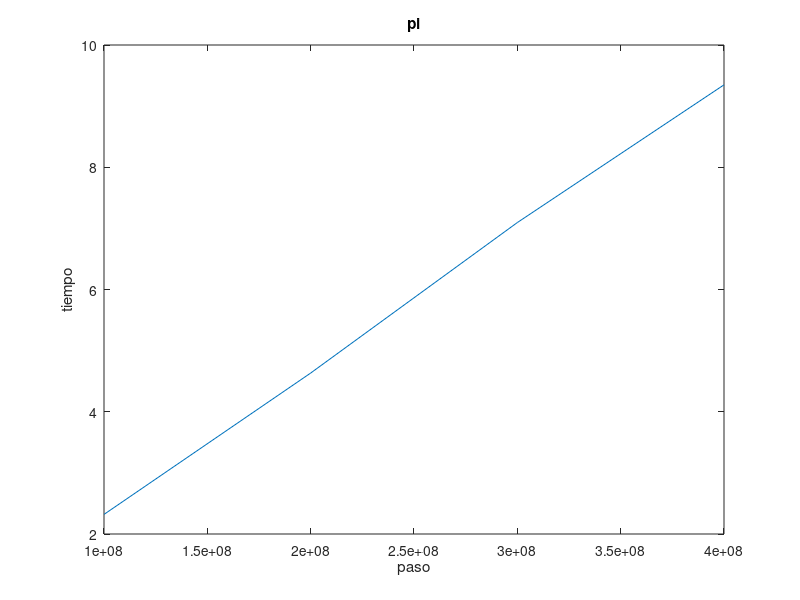

Reproduce this figure in MATLAB.

#paralelo
hilos=[1,2,3,4,5,6,7,8]
tiempo = [1.812140,1.005316,0.694004,0.530868,0.621026,0.573837,0.541641,0.526774]

title('pi_{par}')
xlabel('hilos') 
ylabel('tiempo') 


hilos=[100000000,200000000,300000000,400000000]
tiempo = [2.320546,4.633139,7.095345,9.348338]

plot(hilos,tiempo)

title('pi')
xlabel('paso') 
ylabel('tiempo') 

